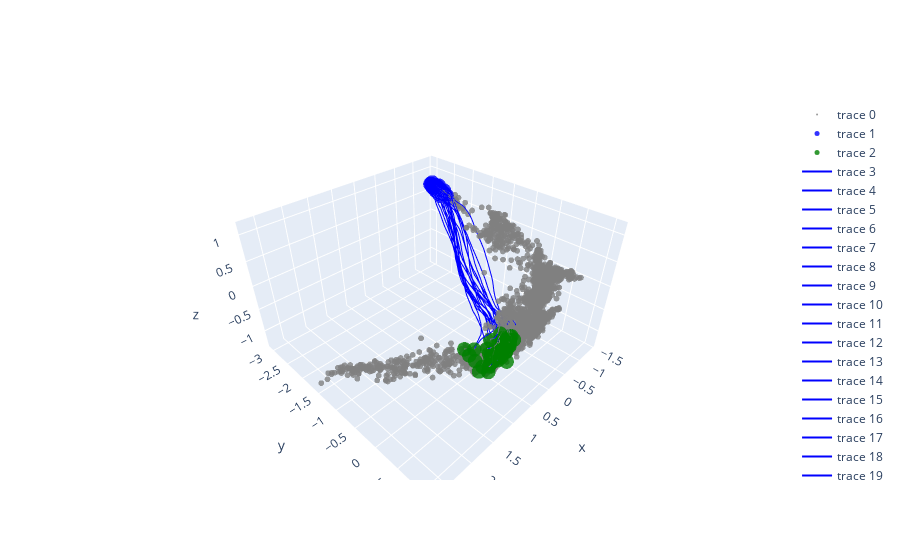

Source (notebook cell):
### Code cell
fig = go.Figure()
fig.add_trace(go.Scatter3d(x=encodings[:,0], y=encodings[:,1], z=encodings[:,2], 
                           mode='markers', marker=dict(size=2, color='gray', colorscale='Viridis', opacity=0.8)))
fig.add_trace(go.Scatter3d(x=samples_z_point1[:,0], y=samples_z_point1[:,1], z=samples_z_point1[:,2],
                            mode='markers', marker=dict(size=5, color='blue', opacity=0.8)))
fig.add_trace(go.Scatter3d(x=samples_z_point2[:,0], y=samples_z_point2[:,1], z=samples_z_point2[:,2],
                            mode='markers', marker=dict(size=5, color='green', opacity=0.8)))

for i in range(20):
    fig.add_trace(go.Scatter3d(x=z_traj[:,i,0], y=z_traj[:,i,1], z=z_traj[:,i,2],
                               mode='lines', line=dict(width=2, color='blue')))

fig.show()

# save html
fig.write_html(f"./eb_fm/EB_{start_group}_{end_group}_geobridge.html")
